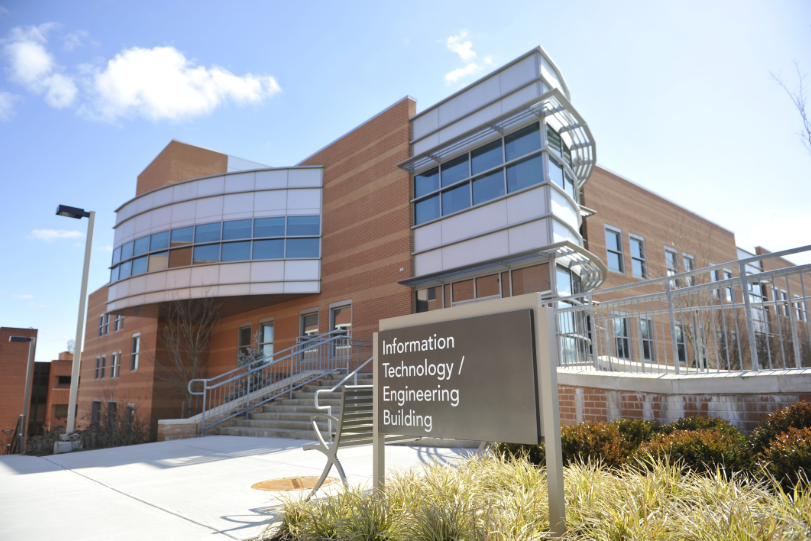
#> input picture images/umbc.png, 811 x 541 px
$ jupyter execute 'Ejercicio Practico 3.ipynb'
#> lines starting #> are read from the running program, lines starting #| are printed output that depends on the picture
[cell 1]
from skimage.exposure import rescale_intensity
import numpy as np
import cv2
import matplotlib.pyplot as plt

[cell 2]
sharpen=np.array(([0,-1,0],[-1,5,-1],[0,-1,0]), dtype='int')
image=cv2.imread('../images/umbc.png')
#> image is the input picture: shape (541, 811, 3); mean B, G, R 169.4, 165.3, 162
gray=cv2.cvtColor(image,cv2.COLOR_BGR2GRAY)
opencvOutput_s=cv2.filter2D(gray,-1,sharpen)
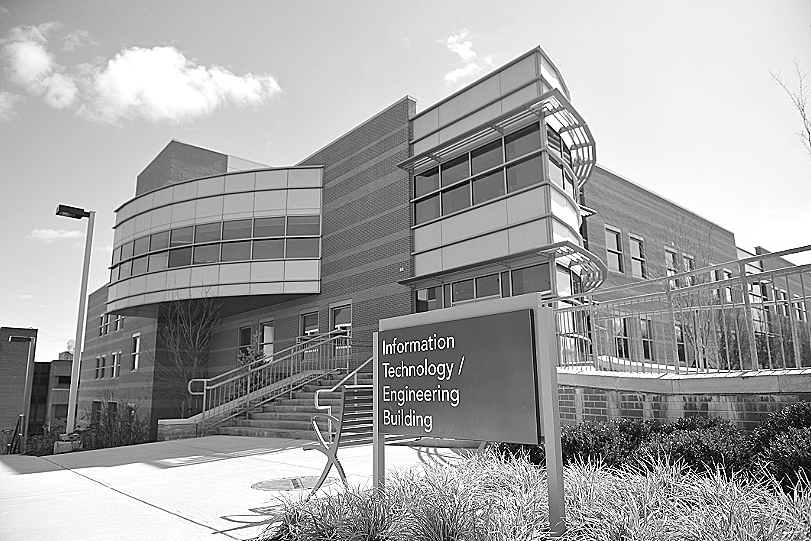
#> opencvOutput_s: shape (541, 811); min 0, max 255, mean 163.5

con=np.concatenate((gray,opencvOutput_s), axis=1)
plt.figure(figsize=(20,10))
plt.imshow(con, cmap='gray')
plt.title('Convolution .Sharpen')
plt.show()

[cell 3]
sharpen=np.array(([0,-1,0],[-1,5,-1],[0,-1,0]), dtype='int')
image=cv2.imread('../images/umbc.png')
gray=cv2.cvtColor(image,cv2.COLOR_BGR2GRAY)
opencvOutput_s=cv2.filter2D(gray,-1,sharpen)

con=np.concatenate((gray,opencvOutput_s), axis=1)
plt.figure(figsize=(20,10))
plt.imshow(con, cmap='gray')
plt.title('Convolution .Sharpen')
plt.show()

[cell 4]
laplacian=np.array(([0,1,0],[1,-4,1],[0,1,0]), dtype='int')
image=cv2.imread('../images/umbc.png')
gray=cv2.cvtColor(image,cv2.COLOR_BGR2GRAY)
opencvOutput_l=cv2.filter2D(gray,-1,laplacian)
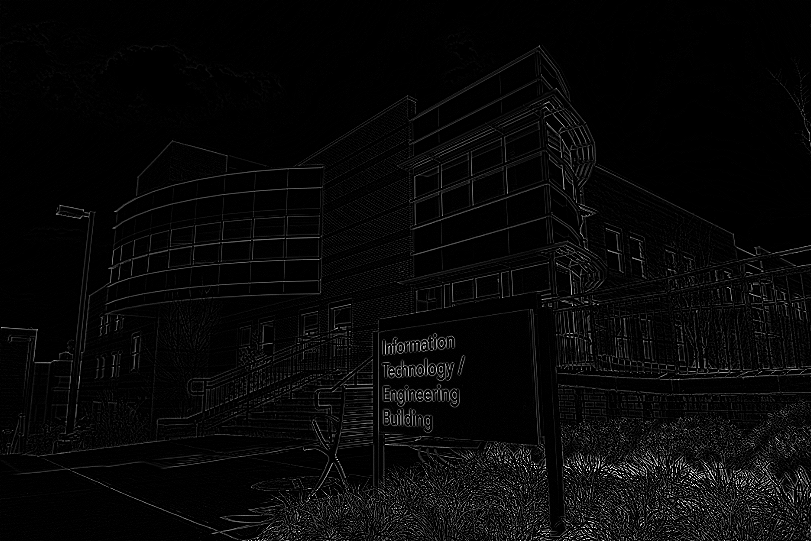
#> opencvOutput_l: shape (541, 811); min 0, max 255, mean 7.9

con=np.concatenate((gray,opencvOutput_l), axis=1)
plt.figure(figsize=(20,10))
plt.imshow(con, cmap='gray')
plt.title('Convolution .Laplacian')
plt.show()

[cell 5]
sobelX=np.array(([-1,0,1],[-2,0,2],[-1,0,1]), dtype='int')
image=cv2.imread('../images/umbc.png')
gray=cv2.cvtColor(image,cv2.COLOR_BGR2GRAY)
opencvOutput_sx=cv2.filter2D(gray,-1,sobelX)
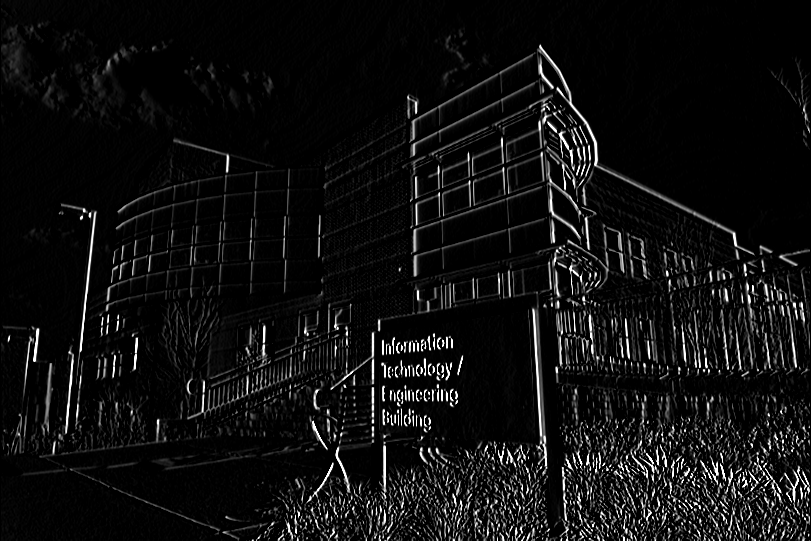
#> opencvOutput_sx: shape (541, 811); min 0, max 255, mean 15.9

con=np.concatenate((gray,opencvOutput_sx), axis=1)
plt.figure(figsize=(20,10))
plt.imshow(con, cmap='gray')
plt.title('Convolution - sobelX')
plt.show()

[cell 6]
sobelY=np.array(([-1,-2,-1],[0,0,0],[1,2,1]), dtype='int')
image=cv2.imread('../images/umbc.png')
gray=cv2.cvtColor(image,cv2.COLOR_BGR2GRAY)
opencvOutput_sy=cv2.filter2D(gray,-1,sobelY)
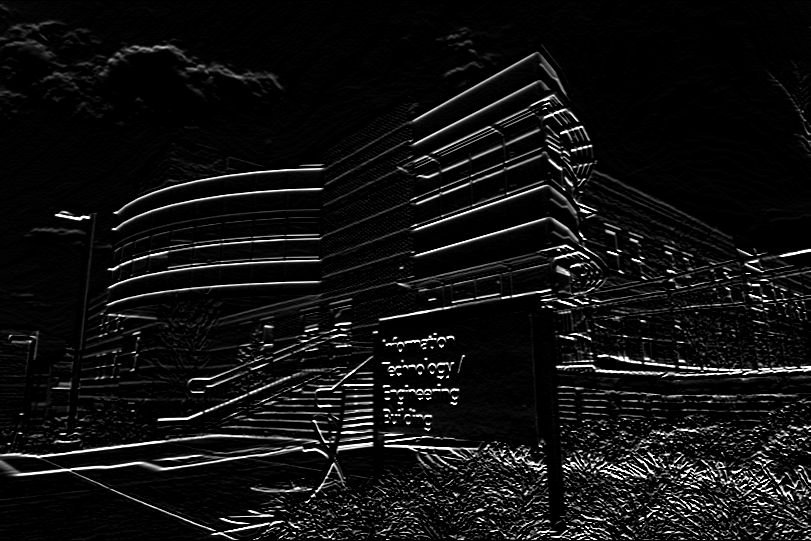
#> opencvOutput_sy: shape (541, 811); min 0, max 255, mean 17.3

con=np.concatenate((gray,opencvOutput_sy), axis=1)
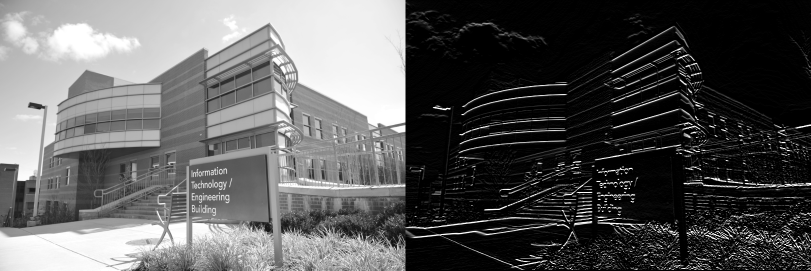
#> con: shape (541, 1622) (shown at 1/2 size); min 0, max 255, mean 91.1
plt.figure(figsize=(20,10))
plt.imshow(con, cmap='gray')
plt.title('Convolution - sobelY')
plt.show()

[cell 7]
smallBlur=np.ones((7,7),dtype='float') * (1.0)/(7*7)
print(smallBlur)
image=cv2.imread('../images/umbc.png')
gray=cv2.cvtColor(image,cv2.COLOR_BGR2GRAY)
opencvOutput_sb=cv2.filter2D(gray,-1,smallBlur)

con=np.concatenate((gray,opencvOutput_sb), axis=1)
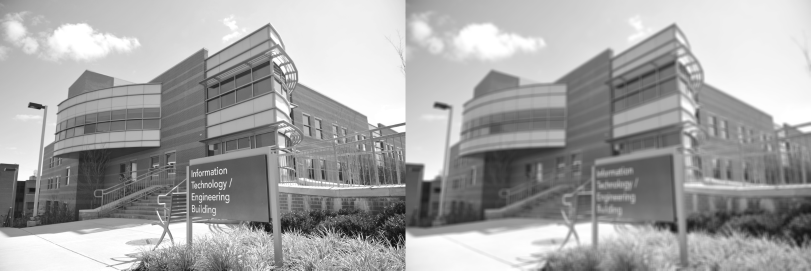
#> con: shape (541, 1622) (shown at 1/2 size); min 11, max 255, mean 164.8
plt.figure(figsize=(20,10))
plt.imshow(con, cmap='gray')
plt.title('Convolution .smallBlur')
plt.show()

[cell 8]
largeBlur=np.ones((14,14),dtype='float') * (1.0)/(14*14)
print(largeBlur)
image=cv2.imread('../images/umbc.png')
gray=cv2.cvtColor(image,cv2.COLOR_BGR2GRAY)
opencvOutput_lb=cv2.filter2D(gray,-1,largeBlur)
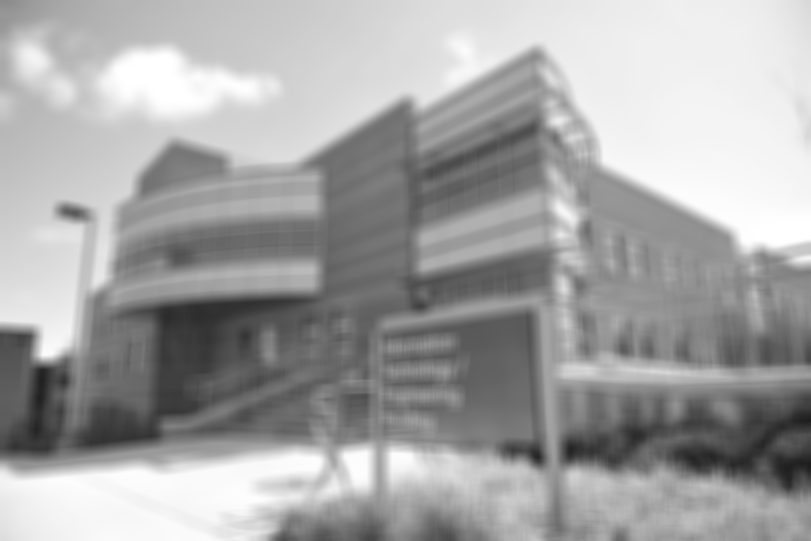
#> opencvOutput_lb: shape (541, 811); min 28, max 255, mean 164.8

con=np.concatenate((gray,opencvOutput_lb), axis=1)
plt.figure(figsize=(20,10))
plt.imshow(con, cmap='gray')
plt.title('Convolution .largeBur')
plt.show()

## Ejemplo de correlacion 2D o Correlacion cruzada

[cell 9]
import numpy as np
import matplotlib.pyplot as plt

from skimage import data
from skimage.feature import match_template

[cell 10]
image=data.coins()
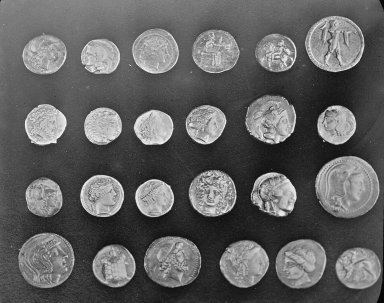
#> input picture skimage.data.coins(), 384 x 303 px
#> image is the input picture: shape (303, 384); min 1, max 252, mean 96.9
plt.imshow(image, cmap='gray')
print(image.shape)
#| (303, 384)

[cell 11]
coin=image[170:220, 75:130]
plt.imshow(coin, cmap='gray')
print(coin.shape)
#| (50, 55)

[cell 12]
result=match_template(image,coin)
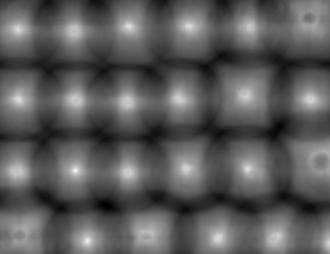
#> result: shape (254, 330) float64; min -0.544, max 1, mean 0.00983; drawn with min black and max white
plt.imshow(result)

[cell 13]
result=match_template(image,coin)
ij=np.unravel_index(np.argmax(result), result.shape)
#> ij = (170, 75)
x, y=ij[::-1]
#> x = 75; y = 170

fig = plt.figure(figsize=(8,3))
ax1=plt.subplot(1,3,1)
ax2=plt.subplot(1,3,2)
ax3=plt.subplot(1,3,3, sharex=ax2, sharey=ax2)

ax1.imshow(coin, cmap=plt.cm.gray)
ax1.set_axis_off()
ax1.set_title('template')

ax2.imshow(image, cmap=plt.cm.gray)
ax2.set_axis_off()
ax2.set_title('image')

#destacar el area

hcoin, wcoin = coin.shape
#> hcoin = 50; wcoin = 55
rect=plt.Rectangle((x, y), wcoin, hcoin, edgecolor='r', facecolor='none')
ax2.add_patch(rect)

ax3.imshow(result)
ax3.set_axis_off()
ax3.set_title('match_template\nresult')

#marcar region encontrada

ax3.autoscale(False)
ax3.plot(x,y, 'o', markeredgecolor='r', markerfacecolor='none', markersize=10)

plt.show()
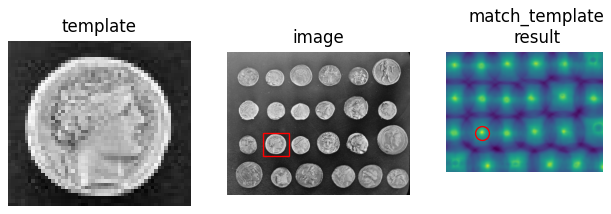
#> figure drawn by matplotlib, 3 panels

$ run again, with images/moonlanding.png copied over images/umbc.png
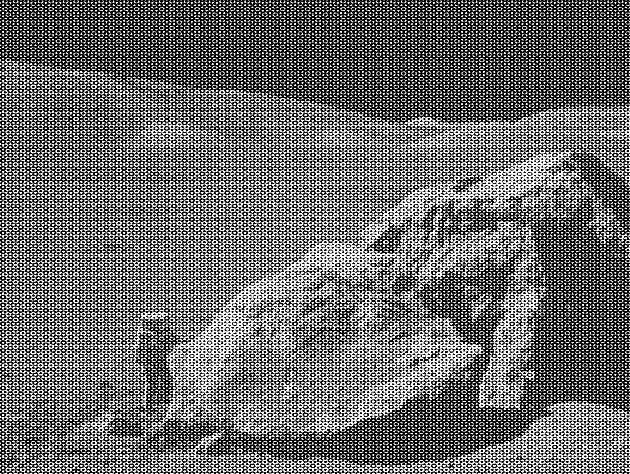
#> input picture images/moonlanding.png, 630 x 474 px
#> image is the input picture: shape (474, 630, 3); min 0, max 255, mean 108.1
#> `con=np.concatenate((gray,opencvOutput_sb), axis=1)`:
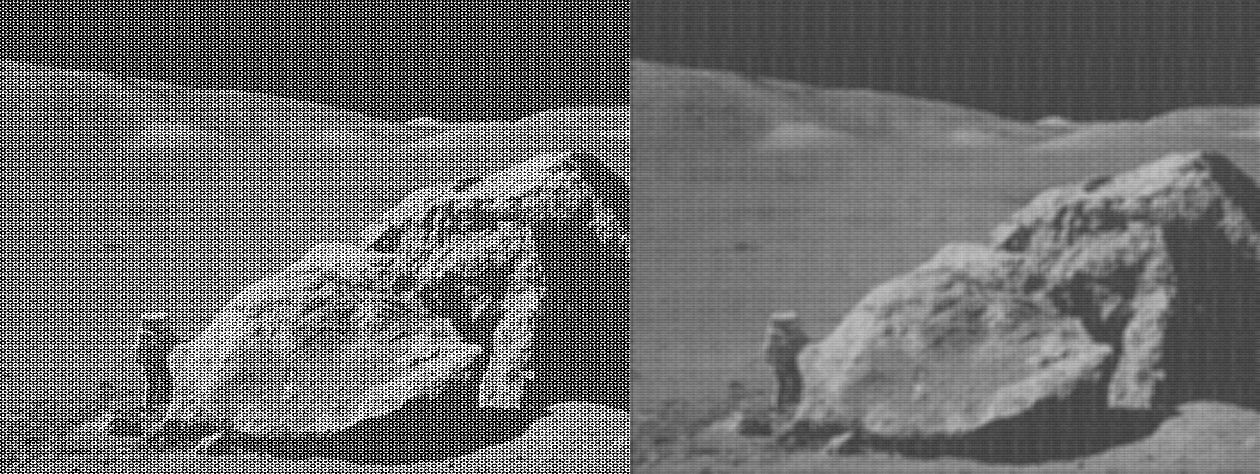
#> con: shape (474, 1260); min 0, max 255, mean 108.1
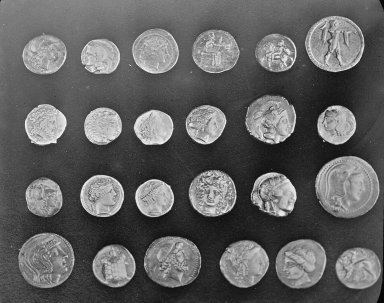
#> input picture skimage.data.coins(), 384 x 303 px
#> image is the input picture: shape (303, 384); min 1, max 252, mean 96.9
#| (303, 384)
#| (50, 55)
#> ij = (170, 75)
#> x = 75; y = 170

$ run again, with images/parrot.png copied over images/umbc.png
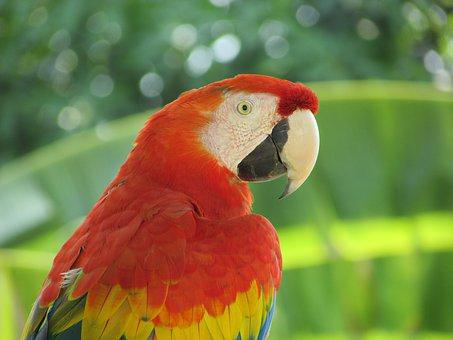
#> input picture images/parrot.png, 453 x 340 px
#> image is the input picture: shape (340, 453, 3); mean B, G, R 68.5, 124.4, 125.4
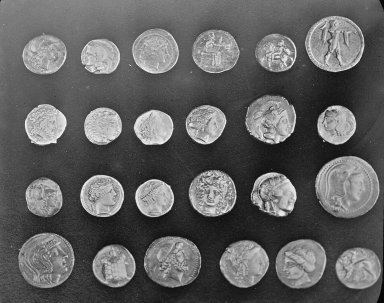
#> input picture skimage.data.coins(), 384 x 303 px
#> image is the input picture: shape (303, 384); min 1, max 252, mean 96.9
#| (303, 384)
#| (50, 55)
#> ij = (170, 75)
#> x = 75; y = 170
